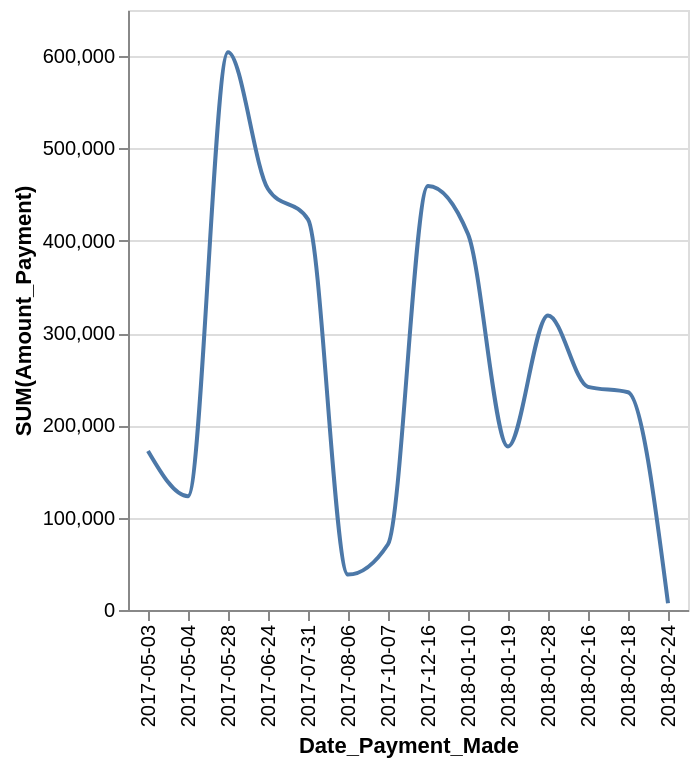

Write the Vega-Lite specification saved for this chart.
### Vega-Lite specification from a JSON file in a GitHub repository (floating-point values rounded to 4 significant figures)
{"data": {"values": [{"x_data": "2017-05-03", "y_data": 172309}, {"x_data": "2017-05-04", "y_data": 123255}, {"x_data": "2017-05-28", "y_data": 604267}, {"x_data": "2017-06-24", "y_data": 456098}, {"x_data": "2017-07-31", "y_data": 423154}, {"x_data": "2017-08-06", "y_data": 38324}, {"x_data": "2017-10-07", "y_data": 71246}, {"x_data": "2017-12-16", "y_data": 459407}, {"x_data": "2018-01-10", "y_data": 407235}, {"x_data": "2018-01-19", "y_data": 177130}, {"x_data": "2018-01-28", "y_data": 319142}, {"x_data": "2018-02-16", "y_data": 241730}, {"x_data": "2018-02-18", "y_data": 235893}, {"x_data": "2018-02-24", "y_data": 7343}]}, "mark": {"type": "line", "interpolate": "monotone"}, "encoding": {"x": {"field": "x_data", "type": "nominal", "title": "Date_Payment_Made", "sort": "ascending"}, "y": {"field": "y_data", "type": "quantitative", "title": "SUM(Amount_Payment)"}}}
